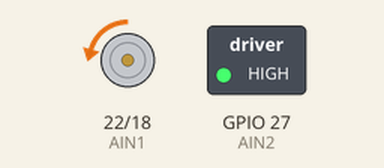
Recording of a program running on a simulated Raspberry Pi (BCM pin numbers). Parts: direction and speed pins drawn as motors (green arrow = direction pin HIGH = forward, orange = LOW = backward, longer = more drive), switched loads named in the program (green lamp = pin HIGH).

Above: at 0.5 s.
At 1.5 s:
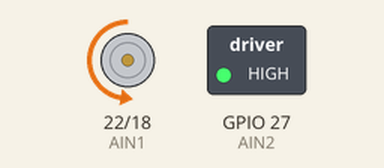
At 2.5 s:
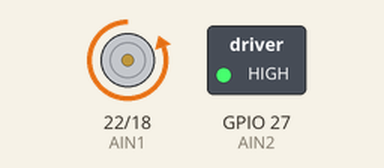
Timing chart, 0 to 4.6 s (numbered marks = the images above):
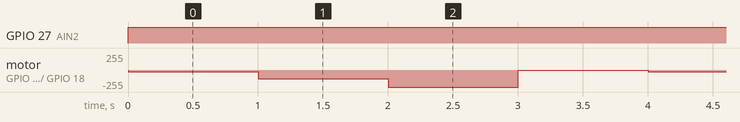

The program:

motor.py
```python
import RPi.GPIO as GPIO
import time
PWMA = 18
AIN1 = 22
AIN2 = 27

GPIO.setwarnings(False)
GPIO.setmode(GPIO.BCM)
GPIO.setup(PWMA, GPIO.OUT)
GPIO.setup(AIN1, GPIO.OUT)
GPIO.setup(AIN2, GPIO.OUT)

# A채널은 자동차의 왼쪽 모터를 제어
L_Motor = GPIO.PWM(PWMA,500) # 500Hz로 세팅
L_Motor.start(0)

try:
    while True:
      # 모터를 자동차의 앞쪽으로 회전
        GPIO.output(AIN1,0)
        GPIO.output(AIN2,1)
        L_Motor.ChangeDutyCycle(10) # 듀티 사이클 10%로 세팅(힘이 약해서 모터가 돌지 않음)
        time.sleep(1.0)

        GPIO.output(AIN1,0)
        GPIO.output(AIN2,1)
        L_Motor.ChangeDutyCycle(50) # 듀티 사이클 50%로 세팅
        time.sleep(1.0)

        GPIO.output(AIN1,0)
        GPIO.output(AIN2,1)
        L_Motor.ChangeDutyCycle(100) # 듀티 사이클 100%로 세팅
        time.sleep(1.0)

        GPIO.output(AIN1,0)
        GPIO.output(AIN2,1)
        L_Motor.ChangeDutyCycle(0) # 듀티 사이클 0%로 세팅
        time.sleep(1.0)
except KeyboardInterrupt:
    pass

GPIO.cleanup()
```

Measured:
- by itself, GPIO 27 (AIN2): LOW → HIGH at 0.00 s
- by itself, motor on GPIO 22 (AIN1) / GPIO 18 (PWMA): repeats every 4.0 s: backward 128/255 1.0 s, backward 255/255 1.0 s, stopped 1.0 s, backward 26/255 1.0 s
